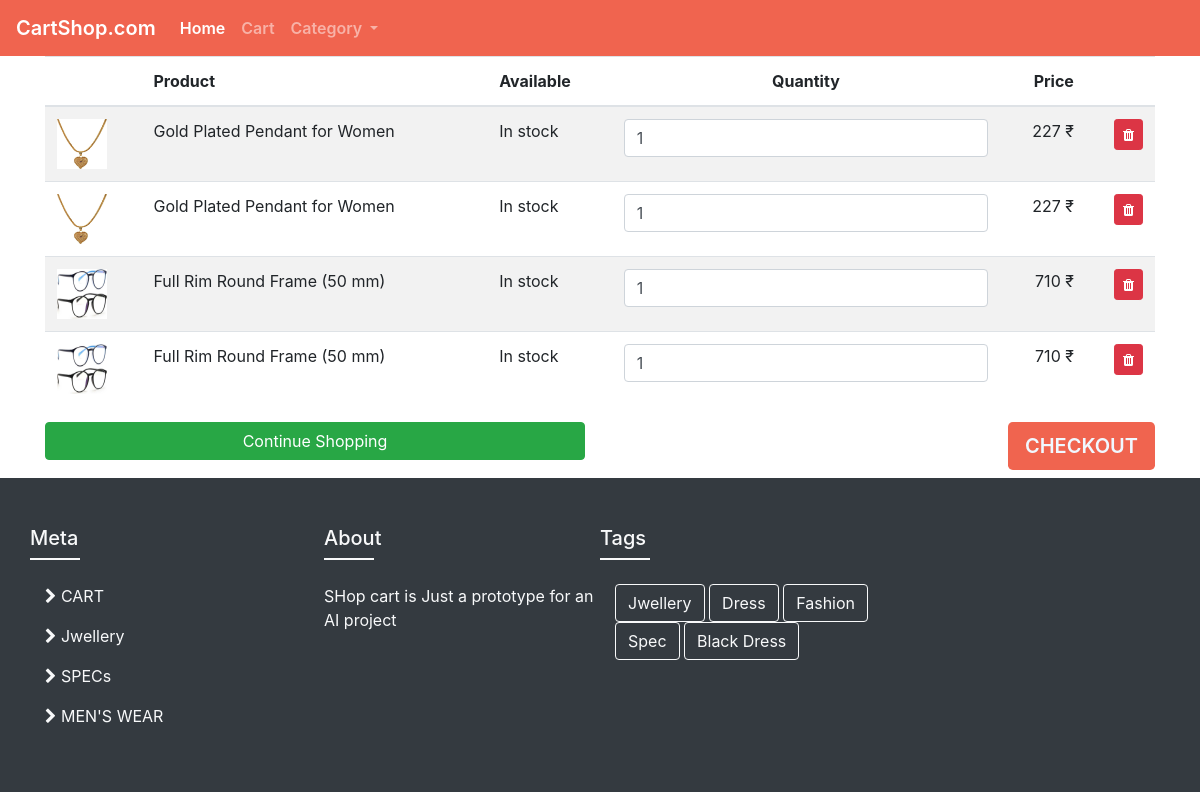
/shop/cart, run on an earlier commit of the app's database.
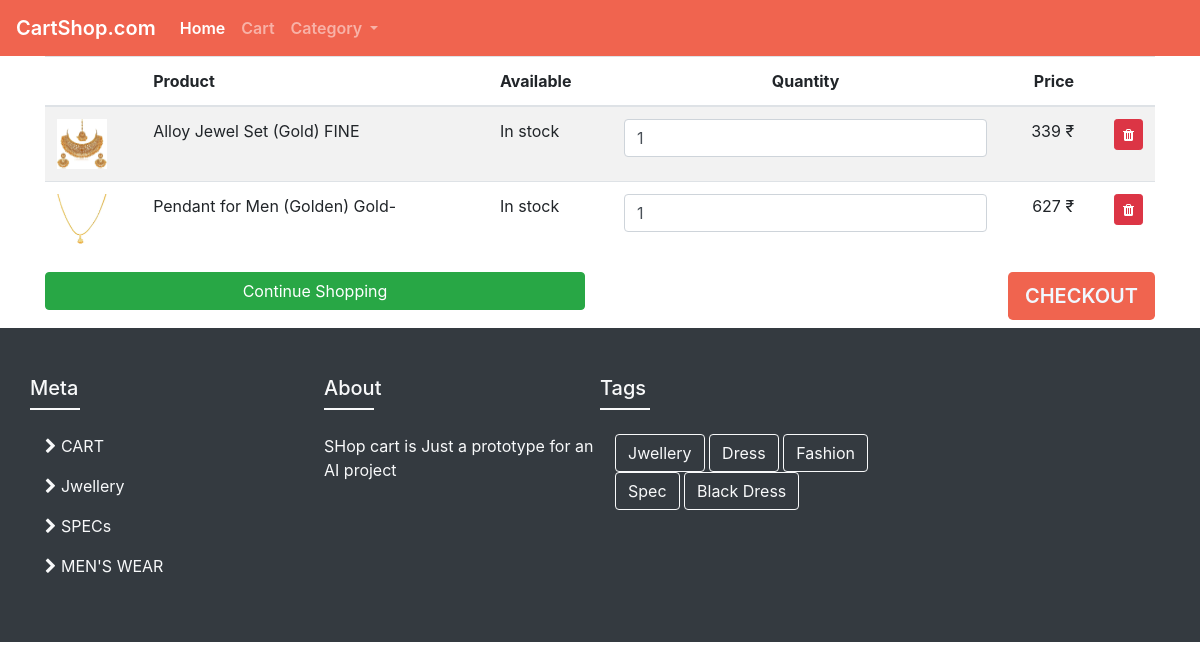
And on a later commit of the database.
### shop/models.py (models this page shows, shortened)
class Cart(models.Model):
    id = models.AutoField(primary_key = True)
    prod_id = models.ForeignKey(Product, default='1', on_delete=models.SET_DEFAULT)

class Product(models.Model):
    prd_id = models.AutoField
    prd_name = models.CharField(max_length=30)
    dics = models.CharField(max_length=500, default="")
    category = models.ForeignKey(Category, null=True, blank=True, on_delete=models.SET_NULL)
    img = models.ImageField(upload_to='shop/image',default = "")
    price= models.IntegerField(default=0)

### shop/views.py (the view)
# urls.py: path('cart', views.cart, name='Cart'),
def cart(request):
    cat = Category.objects.all()
    cart = Cart.objects.all()
    params = {'cart': cart, 'cats':cat}
    return render(request, 'shop/cart.html', params)

### shop/templates/shop/cart.html (shortened to what this page needs)
{% extends 'shop/basetemplate.html' %}
{% load static %}
    {% block body %}
    <div class="container mb-8">
<div class="row">
        <div class="col-12">
            <div class="table-responsive">
                <table class="table table-striped">
                    <thead>
                        <tr>
                            <th scope="col"> </th>
                            <th scope="col">Product</th>
                            <th scope="col">Available</th>
                            <th scope="col" class="text-center">Quantity</th>
                            <th scope="col" class="text-right">Price</th>
                            <th> </th>
                        </tr>
                    </thead>
                    <tbody>
                        {% for i in cart %}
                        <tr class="tab">
                            <td><a href="/shop/product/{{i.prod_id.id}}"> <img src="{{i.prod_id.img.url}}" style="width: 50px; height: 50px;"></a>  </td>
                            <td>{{i.prod_id.prd_name}}</td>
                            <td>In stock</td>
                            <td><input class="form-control" type="text" value="1"></td>
                            <td class="text-right">{{i.prod_id.price}} ₹</td>
                            <td class="text-right"><a href = "/shop/cart/Cdelete/{{i.id}}"><button class="btn btn-sm btn-danger"><i class="fa fa-trash"></i> </button></a> </td>
                        </tr>
                       {% endfor %}
                    </tbody>
                </table>
            </div>
        </div>
        <div class="col mb-2">
            <div class="row">
                <div class="col-sm-12  col-md-6">
                    <button class="btn btn-block btn-success">Continue Shopping</button>
                </div>
                <div class="col-sm-12 col-md-6 text-right">
                   <a onclick="purchase()" href="/shop/cart/checkout"> <button class="btn btn-lg bg-orange text-uppercase">Checkout</button></a>
                </div>
            </div>
        </div>
    </div>
</div>
{% endblock %}

### shop/templates/shop/basetemplate.html (shortened to what this page needs)
<!doctype html>
<html lang="en">
  <head>
    <link rel="stylesheet" href="https://maxcdn.bootstrapcdn.com/bootstrap/4.0.0/css/bootstrap.min.css">
{% load static %}
<link rel="stylesheet" href="{% static 'shop/css/custom.css' %}">
<link rel="stylesheet" href="https://maxcdn.bootstrapcdn.com/font-awesome/4.7.0/css/font-awesome.min.css">
</head>
<body>
  <nav class="navbar navbar-dark navbar-expand-lg bg-orange">
  <a class="navbar-brand" href="/shop">CartShop.com</a>
  <div class="collapse navbar-collapse" id="navbarSupportedContent">
    <ul class="navbar-nav mr-auto">
      <li class="nav-item active">
        <a class="nav-link" href="/shop">Home <span class="sr-only">(current)</span></a>
      </li>
      <li class="nav-item">
        <a class="nav-link" href="/shop/cart">Cart</a>
      </li>
      <li class="nav-item dropdown">
        <a class="nav-link dropdown-toggle" href="#" id="navbarDropdown" role="button" data-toggle="dropdown" aria-haspopup="true" aria-expanded="false">
			Category
        </a>
      </li>
    </ul>
  </div>
</nav>
{% block body %}    {% endblock %}
<footer>
	<div class="container-fluid pt-5 pb-5 bg-dark text-light">
		<div class="container">
			<div class="row">
				<div class="col-md-3">
				<div class="row">
					<h5>Meta</h5>
				</div>
				<div class="row mb-4">
				<div class="underline bg-light" style="width: 50px;"></div>
				</div>
						<p><i class="fa fa-chevron-right" aria-hidden="true"></i> CART</p>
						<p><i class="fa fa-chevron-right" aria-hidden="true"></i> Jwellery</p>
						<p><i class="fa fa-chevron-right" aria-hidden="true"></i> SPECs</p>
						<p><i class="fa fa-chevron-right" aria-hidden="true"></i> MEN'S WEAR</p>
				</div>
				<div class="col-md-3 pl-4">
					<div class="row">
					<h5>About</h5>
				</div>
				<div class="row mb-4">
				<div class="underline bg-light" style="width: 50px;"></div>
				</div>
				<div class="row">
					<p>SHop cart is Just a prototype for an AI project</p>
				</div>
				</div>
				<div class="col-md-3">
					<div class="row">
					<h5>Tags</h5>
				</div>
				<div class="row mb-4">
				<div class="underline bg-light" style="width: 50px;"></div>
				</div>
				<button class="btn btn-outline-light">Jwellery</button> <button class="btn btn-outline-light">Dress</button> <button class="btn btn-outline-light">Fashion</button> <button class="btn btn-outline-light">Spec</button> <button class="btn btn-outline-light">Black Dress</button>
				</div>
			</div>
		</div>
	</div>
</footer>
</body>
</html>

### shop/static/shop/css/custom.css (style rules this page uses)
.bg-orange { background-color:#f0644f; color: aliceblue; font-weight: 600; text-align: center; }
.underline { width: 100px; height: 2px; background-color: orangered; }

What changed in the data, as far as the page shows it:
removed Cart: prod_id.img (picture), prod_id.prd_name "Gold Plated Pendant for Women", prod_id.price "227"
removed Cart: prod_id.img (picture), prod_id.prd_name "Gold Plated Pendant for Women", prod_id.price "227"
removed Cart: prod_id.img (picture), prod_id.prd_name "Full Rim Round Frame (50 mm)", prod_id.price "710"
removed Cart: prod_id.img (picture), prod_id.prd_name "Full Rim Round Frame (50 mm)", prod_id.price "710"
added Cart: prod_id.img (picture), prod_id.prd_name "Alloy Jewel Set (Gold) FINE", prod_id.price "339"
added Cart: prod_id.img (picture), prod_id.prd_name "Pendant for Men (Golden) Gold-", prod_id.price "627"
